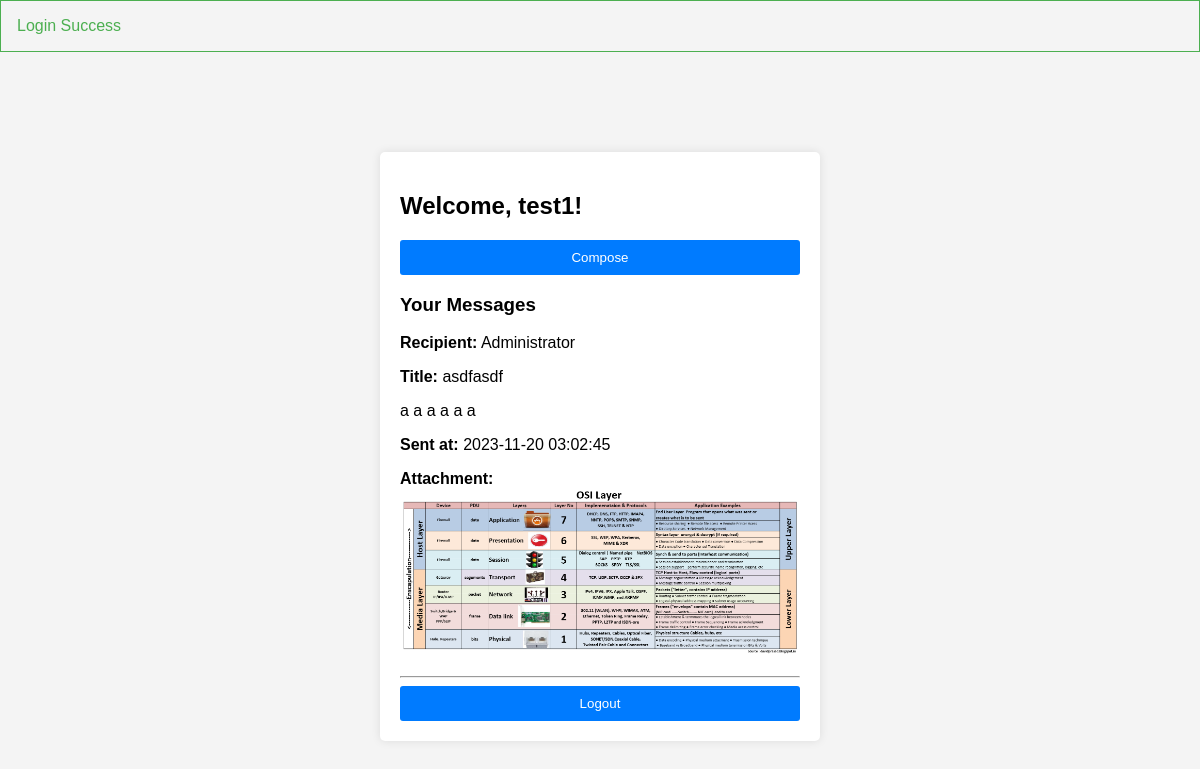
Screenshot of /messages.php (signed in) with the database file from the repository.
### tables this page shows
CREATE TABLE `communications` (
  `id` int(11) NOT NULL,
  `sender_id` int(10) UNSIGNED NOT NULL,
  `recipient_id` int(10) UNSIGNED NOT NULL,
  `title` varchar(64) NOT NULL,
  `message` text NOT NULL,
  `send_at` timestamp NOT NULL DEFAULT current_timestamp(),
  `attachment` varchar(255) DEFAULT NULL
);

### messages.php (the view, shortened to what this page needs)
<?php
require "controllers/connection.php";
$query = "SELECT sender_id, title, message, send_at, attachment, recipient_id
                            -- (CASE recipient_id
                            --     WHEN 1 THEN 'Administrator'
                            --     WHEN 2 THEN 'Network Manager'
                            --     WHEN 3 THEN 'IT Support'
                            --     WHEN 4 THEN 'Coworker'
                            --     ELSE 'Unknown'
                            --     END) AS recipient_role
                        FROM communications
                        WHERE sender_id = ?
                        ORDER BY send_at DESC
                        ";
$stmt = $db->prepare($query);
$stmt->bind_param("i", $_SESSION['user_id']);
$stmt->execute();
$result = $stmt->get_result();
?>
<!DOCTYPE html>
<html lang="en">
<head>
    <link rel="stylesheet" href="assets/style.css">
</head>
<?php
    if(isset($_SESSION["success_message"])) {
?>
        <div class="alert alert-success">
            <?= $_SESSION["success_message"]; ?>
        </div>
<?php
    }
?>
<body>
    <div class="container">
        <h2>Welcome, <?php echo $_SESSION['username']; ?>!</h2>
        <form action="send.php" method="get">
            <button type="submit">Compose</button>
        </form>
        <h3>Your Messages</h3>
        <?php
        if ($result->num_rows > 0) {
            while ($row = $result->fetch_assoc()) {
                echo '<div class="message">';
                echo '<p><strong>Recipient:</strong> ' . getRecipientName($row['recipient_id']) . '</p>';
                echo '<p><strong>Title:</strong> ' . $row['title'] . '</p>';
                echo $row['message'];
                echo '<p><strong>Sent at:</strong> ' . $row['send_at'] . '</p>';
                echo '<p><strong>Attachment:</strong> ' . displayAttachment($row['attachment']) . '</p>';
                echo '</div>';
                echo '<hr>';
            }
        } else {
            echo "<p>No messages found.</p>";
        }
        ?>
        <form action="logout.php" method="post">
            <button type="submit">Logout</button>
        </form>
    </div>
</body>
</html>
<?php
function getRecipientName($recipientId) {
    if ($recipientId == 1) {
        return 'Administrator';
    } elseif ($recipientId == 2) {
        return 'Network Manager';
    } elseif ($recipientId == 3) {
        return 'IT Support';
    } elseif ($recipientId == 4) {
        return 'Coworker';
    }
}
function displayAttachment($attachment) {
    if (!empty($attachment)) {
        $allowedImageExtensions = ['png', 'jpg', 'jpeg'];
        $extension = pathinfo($attachment, PATHINFO_EXTENSION);
        $originalFileName = preg_replace('/^[^_]+_/', '', basename($attachment));
        if (in_array($extension, $allowedImageExtensions)) {
            return '<img src="' . $attachment . '" alt="Attachment" style="max-width:100%; height:auto;">';
        } else {
            return '<p><strong>Attachment:</strong> ' . htmlspecialchars($originalFileName) . '</p>';
        }
    } else {
        return 'No Attachment';
    }
}
?>

### assets/style.css (style rules this page uses)
body { font-family: Arial, sans-serif; background-color: #f4f4f4; margin: 0; padding: 0; }
.container { max-width: 400px; margin: 100px auto; background-color: #fff; padding: 20px; border-radius: 5px; box-shadow: 0 0 10px rgba(0, 0, 0, 0.1); }
form { display: flex; flex-direction: column; }
button { background-color: #007BFF; color: #fff; padding: 10px; border: none; border-radius: 3px; cursor: pointer; }
.alert { color: #ccc; padding: 1rem; border: 1px solid #ccc; margin-bottom: 1.75rem }
.alert-success { color: #4caf50; border-color: #4caf50 }

### rows the page displays
communications: recipient "Administrator", title "asdfasdf", message "a a a a a a", send_at "2023-11-20 03:02:45", attachment (picture)

### other values shown
$_SESSION["success_message"] "Login Success"
$_SESSION['username'] "test1"
